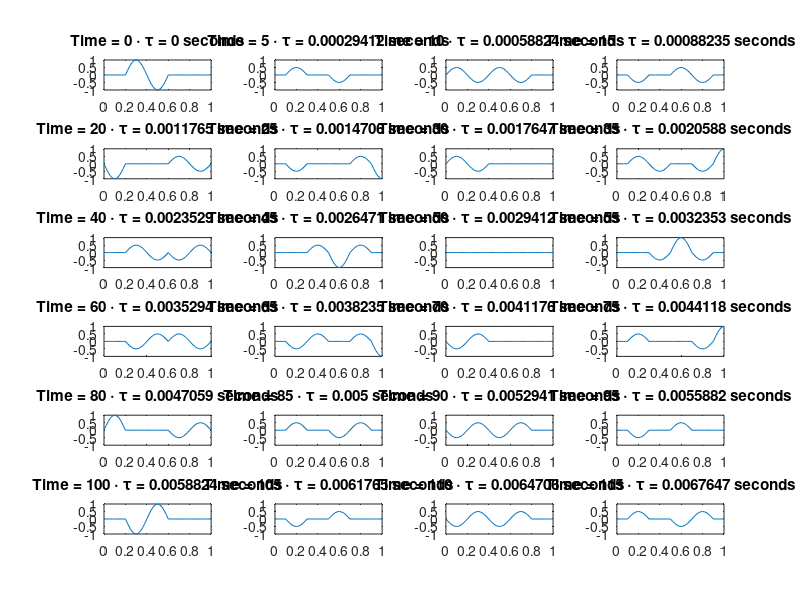

Write MATLAB code to recreate this figure.
clc;
clear;

a = 340;
m = 51;
n = 116;
h = 0.02;
tau = h / a;

x = zeros(m, 1);
x(1) = 0;

for i = 2 : m
    
    x(i) = x(i - 1) + h;
    
end

f = zeros(m, 1);
g = zeros(m, 1);

for i = 1 : m
    
    f(i) = 0;
    g(i) = 0;
    
    if i >= 11 && i <= 31
        
        f(i) = sin(5 * pi *((i - 1) * h - 0.2));
        
    end
    
end

u = zeros(m, n);

for i = 1 : m
    
    u(i, 1) = f(i);
    
end

for j = 2 : n
    
    u(1, j) = 0;
    
end


for i = 2 : m - 1
    
    u(i, 2) = (f(i - 1) + f(i + 1)) / 2 + tau * g(i);
    
end

u(m, 2) = f(m - 1) + tau * g(m);


% Leapfrog scheme
for j = 2 : n - 1
    
    for i = 2 : m - 1
        
        u(i, j + 1) = u(i - 1, j) + u(i + 1, j) - u(i, j - 1);
        
    end
    
    u(m, j + 1) = 2 * u(m - 1, j) - u(m, j - 1);
    
end

iter = 1;

for i = 1 : 5 : n

    subplot(6, 4, iter);
    plot(x, u(:,i));
    xlim([0, 1]);
    ylim([-1, 1]);
    title(['Time = ', int2str(i - 1), ' \cdot \tau = ', num2str((i - 1) * tau),  ' seconds']);

    iter = iter + 1;
    
end
